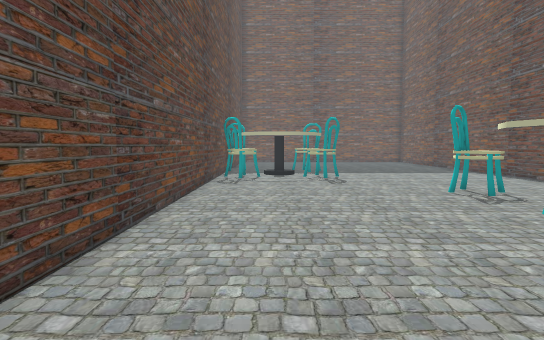
[1] (above)

16 first-person views from a walk through a 3-D level made in the Unity game engine. The camera is 1.4 m above the floor, tilts 4° down and sees 75° across. The floor is counted in squares, 1 m on a side. Each view is taken from the middle of a square. On the plan, view 1 faces up. The plan holds only what a view shows up to about 15 squares ahead; the rest is blank. The place goes on beyond the plan. The player character is not drawn.

[2]
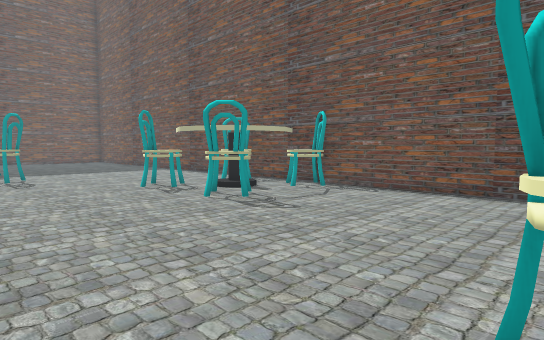

[3]
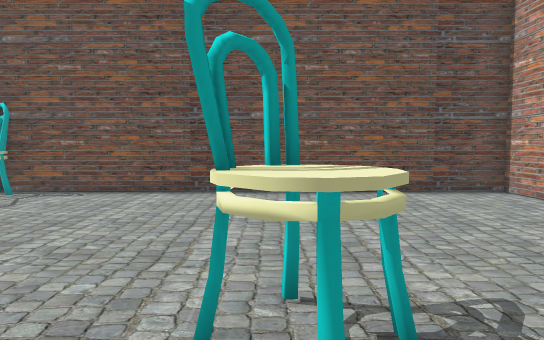

[4]
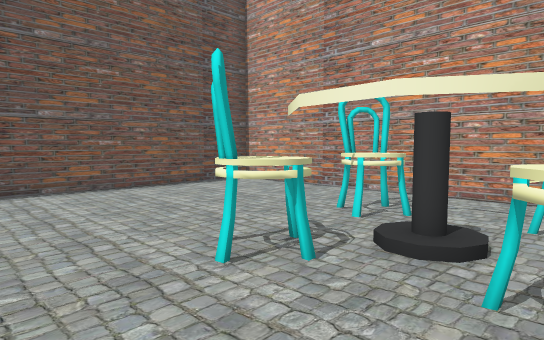

[5]
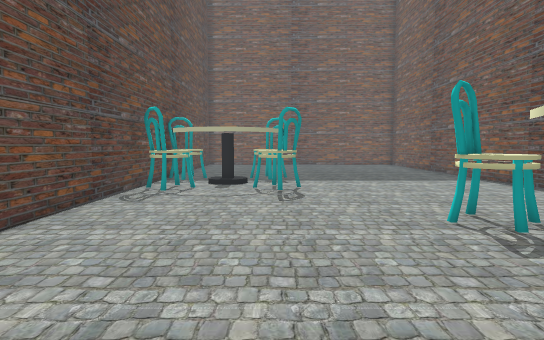

[6]
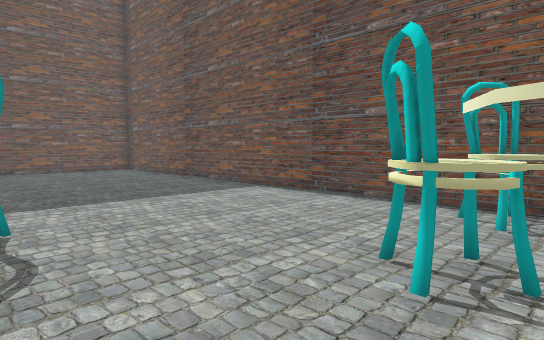

[7]
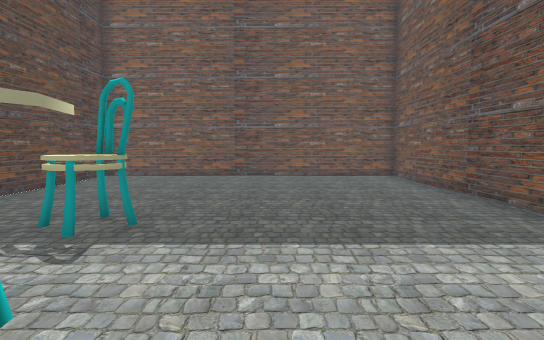

[8]
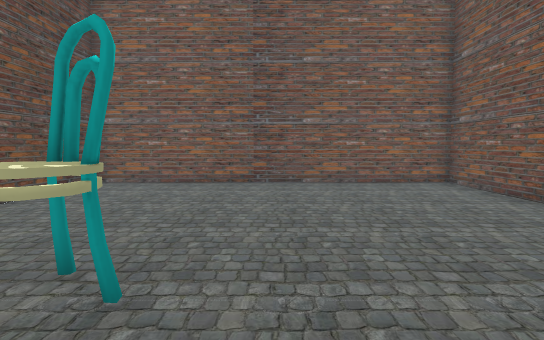

[9]
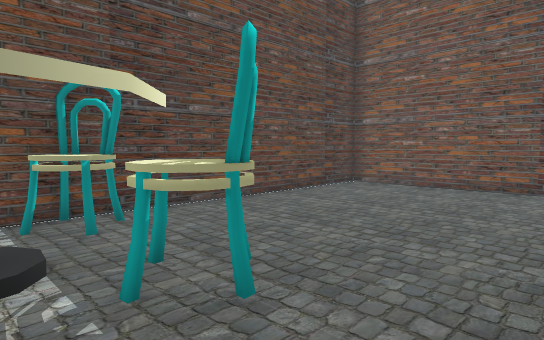

[10]
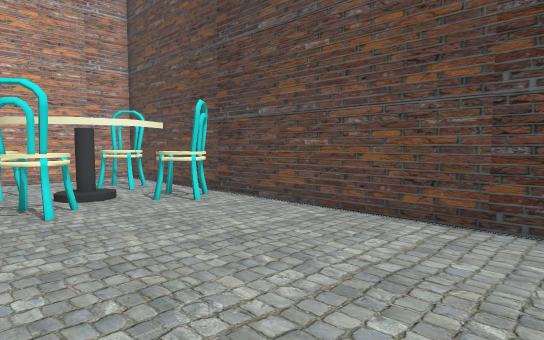

[11]
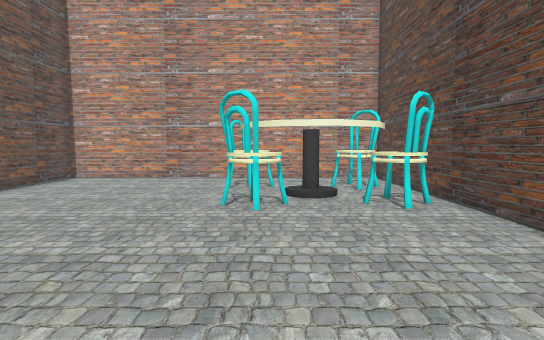

[12]
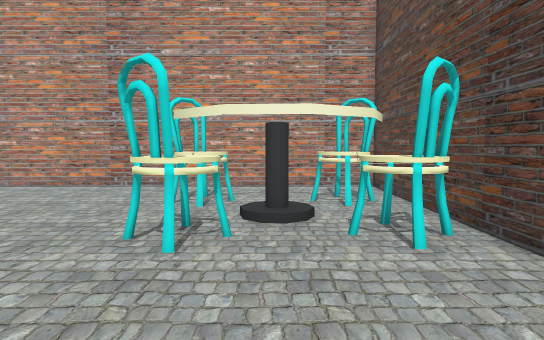

[13]
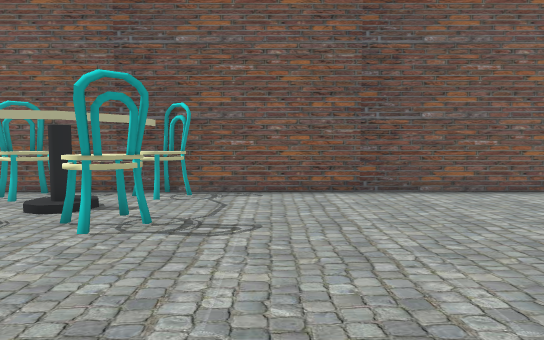

[14]
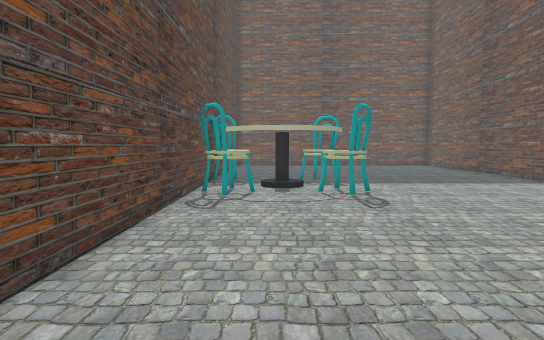

[15]
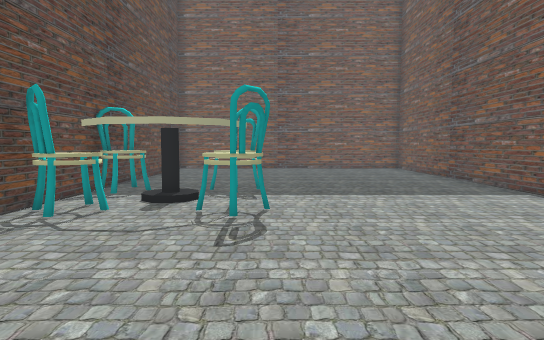

[16]
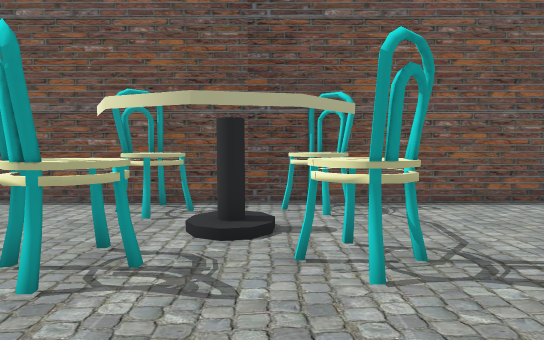

### Floor plan
Key: @ floor where view 1 was taken; # wall or solid block; x gap in a wall; . floor; O other object.
Columns run from 3 left of view 1 to 11 right of it. Each row starts with its distance up from view 1.
 29 ###############
 28 #.............#
 27 #.............#
 26 #.............#
 25 #.............#
 24 #.............#
 23 #.............#
 22 #.............#
 21 #.............#
 20 #....O........#
 19 #OO.OO........#
 18 #OO  O........#
 17 ##   .........#
 16  OO  OO.......#
 15  OO..O........#
 14 #.............#
 13 #.............#
 12 #.............#
 11 #........O..OO#
 10 #.......OOO.OO#
  9 #......... O .#
  8 #.........   O#
  7 #........OO.OO#
  6 #........O...O#
  5 #.............#
  4 #.............#
  3 #.............#
  2 #.............#
  1 #.............#
  0 #..@..........#
 -1 #.O..OO.......#
 -2 #xOO.OO.......#
 -3 #.. O.........#
 -4 #.O  OO.......#
 -5 #.OO.OO.......#
 -6 #.............#
 -7 #.............#
 -8 ###############

Where each view was taken, in squares from view 1:
view 1: 0 up, 0 right, facing up
view 2: 1 down, 0 right, facing up-right
view 3: 1 down, 0 right, facing right
view 4: 2 up, 1 left, facing down-right
view 5: 4 up, 2 right, facing up
view 6: 9 up, 2 right, facing up-right
view 7: 13 up, 5 right, facing up
view 8: 16 up, 4 right, facing up
view 9: 17 up, 5 right, facing up-left
view 10: 7 up, 4 right, facing down-left
view 11: 7 up, 2 right, facing down
view 12: 4 up, 1 right, facing down
view 13: 4 up, 0 right, facing right
view 14: 5 up, 0 right, facing up
view 15: 8 up, 3 right, facing up
view 16: 8 up, 2 right, facing right
